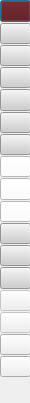
<?xml version="1.0" encoding="UTF-8"?>
<ui version="4.0">
 <class>Dialog</class>
 <widget class="QDialog" name="Dialog">
  <property name="windowModality">
   <enum>Qt::WindowModal</enum>
  </property>
  <property name="geometry">
   <rect>
    <x>0</x>
    <y>0</y>
    <width>30</width>
    <height>403</height>
   </rect>
  </property>
  <property name="windowTitle">
   <string>GUI ScrcPy - Toolkit</string>
  </property>
  <property name="windowIcon">
   <iconset>
    <normaloff>rsrc/android_circle.png</normaloff>rsrc/android_circle.png</iconset>
  </property>
  <property name="modal">
   <bool>true</bool>
  </property>
  <widget class="QWidget" name="layoutWidget">
   <property name="geometry">
    <rect>
     <x>0</x>
     <y>0</y>
     <width>31</width>
     <height>377</height>
    </rect>
   </property>
   <layout class="QVBoxLayout" name="verticalLayout">
    <property name="spacing">
     <number>1</number>
    </property>
    <property name="sizeConstraint">
     <enum>QLayout::SetDefaultConstraint</enum>
    </property>
    <item>
     <widget class="QPushButton" name="screenfreeze">
      <property name="enabled">
       <bool>true</bool>
      </property>
      <property name="mouseTracking">
       <bool>true</bool>
      </property>
      <property name="tabletTracking">
       <bool>true</bool>
      </property>
      <property name="autoFillBackground">
       <bool>false</bool>
      </property>
      <property name="styleSheet">
       <string notr="true">background-color: rgb(85, 0, 0);</string>
      </property>
      <property name="text">
       <string/>
      </property>
      <property name="icon">
       <iconset>
        <normaloff>rsrc/cancel-1.png</normaloff>rsrc/cancel-1.png</iconset>
      </property>
     </widget>
    </item>
    <item>
     <widget class="QPushButton" name="fullscreenUI">
      <property name="enabled">
       <bool>true</bool>
      </property>
      <property name="mouseTracking">
       <bool>true</bool>
      </property>
      <property name="tabletTracking">
       <bool>true</bool>
      </property>
      <property name="toolTip">
       <string>Fullscreen</string>
      </property>
      <property name="autoFillBackground">
       <bool>false</bool>
      </property>
      <property name="styleSheet">
       <string notr="true">background-color: rgb(206, 206, 206);
</string>
      </property>
      <property name="text">
       <string/>
      </property>
      <property name="icon">
       <iconset>
        <normaloff>rsrc/monitor.png</normaloff>rsrc/monitor.png</iconset>
      </property>
     </widget>
    </item>
    <item>
     <widget class="QPushButton" name="notif_pull">
      <property name="enabled">
       <bool>true</bool>
      </property>
      <property name="mouseTracking">
       <bool>true</bool>
      </property>
      <property name="tabletTracking">
       <bool>true</bool>
      </property>
      <property name="toolTip">
       <string>Expand notification panel</string>
      </property>
      <property name="autoFillBackground">
       <bool>false</bool>
      </property>
      <property name="styleSheet">
       <string notr="true">background-color: rgb(206, 206, 206);
</string>
      </property>
      <property name="text">
       <string/>
      </property>
      <property name="icon">
       <iconset>
        <normaloff>rsrc/bell.png</normaloff>rsrc/bell.png</iconset>
      </property>
     </widget>
    </item>
    <item>
     <widget class="QPushButton" name="notif_collapse">
      <property name="enabled">
       <bool>true</bool>
      </property>
      <property name="mouseTracking">
       <bool>true</bool>
      </property>
      <property name="tabletTracking">
       <bool>true</bool>
      </property>
      <property name="toolTip">
       <string>Expand notification panel</string>
      </property>
      <property name="autoFillBackground">
       <bool>false</bool>
      </property>
      <property name="styleSheet">
       <string notr="true">background-color: rgb(206, 206, 206);
</string>
      </property>
      <property name="text">
       <string/>
      </property>
      <property name="icon">
       <iconset>
        <normaloff>rsrc/bell.png</normaloff>rsrc/bell.png</iconset>
      </property>
     </widget>
    </item>
    <item>
     <widget class="QPushButton" name="clipD2PC">
      <property name="enabled">
       <bool>true</bool>
      </property>
      <property name="mouseTracking">
       <bool>true</bool>
      </property>
      <property name="tabletTracking">
       <bool>true</bool>
      </property>
      <property name="toolTip">
       <string>Copy device clipbioard to PC</string>
      </property>
      <property name="autoFillBackground">
       <bool>false</bool>
      </property>
      <property name="styleSheet">
       <string notr="true">background-color: rgb(206, 206, 206);
</string>
      </property>
      <property name="text">
       <string/>
      </property>
      <property name="icon">
       <iconset>
        <normaloff>rsrc/clip.png</normaloff>rsrc/clip.png</iconset>
      </property>
     </widget>
    </item>
    <item>
     <widget class="QPushButton" name="vup">
      <property name="enabled">
       <bool>true</bool>
      </property>
      <property name="mouseTracking">
       <bool>true</bool>
      </property>
      <property name="tabletTracking">
       <bool>true</bool>
      </property>
      <property name="toolTip">
       <string>Volume Up</string>
      </property>
      <property name="autoFillBackground">
       <bool>false</bool>
      </property>
      <property name="styleSheet">
       <string notr="true">background-color: rgb(206, 206, 206);
</string>
      </property>
      <property name="text">
       <string/>
      </property>
      <property name="icon">
       <iconset>
        <normaloff>rsrc/volume.png</normaloff>rsrc/volume.png</iconset>
      </property>
     </widget>
    </item>
    <item>
     <widget class="QPushButton" name="vdown">
      <property name="enabled">
       <bool>true</bool>
      </property>
      <property name="mouseTracking">
       <bool>true</bool>
      </property>
      <property name="tabletTracking">
       <bool>true</bool>
      </property>
      <property name="autoFillBackground">
       <bool>false</bool>
      </property>
      <property name="styleSheet">
       <string notr="true">background-color: rgb(206, 206, 206);
</string>
      </property>
      <property name="text">
       <string/>
      </property>
      <property name="icon">
       <iconset>
        <normaloff>rsrc/volume.png</normaloff>rsrc/volume.png</iconset>
      </property>
     </widget>
    </item>
    <item>
     <widget class="QPushButton" name="powerUI">
      <property name="enabled">
       <bool>true</bool>
      </property>
      <property name="mouseTracking">
       <bool>true</bool>
      </property>
      <property name="tabletTracking">
       <bool>true</bool>
      </property>
      <property name="toolTip">
       <string>Power on/off</string>
      </property>
      <property name="autoFillBackground">
       <bool>false</bool>
      </property>
      <property name="styleSheet">
       <string notr="true">background-color: rgb(255,255,255);
</string>
      </property>
      <property name="text">
       <string/>
      </property>
      <property name="icon">
       <iconset>
        <normaloff>rsrc/power.png</normaloff>rsrc/power.png</iconset>
      </property>
      <property name="checkable">
       <bool>false</bool>
      </property>
     </widget>
    </item>
    <item>
     <widget class="QPushButton" name="home">
      <property name="enabled">
       <bool>true</bool>
      </property>
      <property name="mouseTracking">
       <bool>true</bool>
      </property>
      <property name="tabletTracking">
       <bool>true</bool>
      </property>
      <property name="toolTip">
       <string>Home key</string>
      </property>
      <property name="autoFillBackground">
       <bool>false</bool>
      </property>
      <property name="styleSheet">
       <string notr="true">background-color: rgb(255, 255, 255);
</string>
      </property>
      <property name="text">
       <string/>
      </property>
      <property name="icon">
       <iconset>
        <normaloff>rsrc/home.png</normaloff>rsrc/home.png</iconset>
      </property>
     </widget>
    </item>
    <item>
     <widget class="QPushButton" name="back">
      <property name="enabled">
       <bool>true</bool>
      </property>
      <property name="mouseTracking">
       <bool>true</bool>
      </property>
      <property name="tabletTracking">
       <bool>true</bool>
      </property>
      <property name="toolTip">
       <string>Back key</string>
      </property>
      <property name="autoFillBackground">
       <bool>false</bool>
      </property>
      <property name="styleSheet">
       <string notr="true">background-color: rgb(255,255,255);
</string>
      </property>
      <property name="text">
       <string/>
      </property>
      <property name="icon">
       <iconset>
        <normaloff>rsrc/left-arrow-1.png</normaloff>rsrc/left-arrow-1.png</iconset>
      </property>
     </widget>
    </item>
    <item>
     <widget class="QPushButton" name="menuUI">
      <property name="enabled">
       <bool>true</bool>
      </property>
      <property name="mouseTracking">
       <bool>true</bool>
      </property>
      <property name="tabletTracking">
       <bool>true</bool>
      </property>
      <property name="toolTip">
       <string>Menu key</string>
      </property>
      <property name="autoFillBackground">
       <bool>false</bool>
      </property>
      <property name="styleSheet">
       <string notr="true">background-color: rgb(206, 206, 206);
</string>
      </property>
      <property name="text">
       <string/>
      </property>
      <property name="icon">
       <iconset>
        <normaloff>rsrc/menu.png</normaloff>rsrc/menu.png</iconset>
      </property>
     </widget>
    </item>
    <item>
     <widget class="QPushButton" name="appswi">
      <property name="enabled">
       <bool>true</bool>
      </property>
      <property name="mouseTracking">
       <bool>true</bool>
      </property>
      <property name="tabletTracking">
       <bool>true</bool>
      </property>
      <property name="toolTip">
       <string>press the APP_SWITCH button</string>
      </property>
      <property name="autoFillBackground">
       <bool>false</bool>
      </property>
      <property name="styleSheet">
       <string notr="true">background-color: rgb(206, 206, 206);
</string>
      </property>
      <property name="text">
       <string/>
      </property>
      <property name="icon">
       <iconset>
        <normaloff>rsrc/layout.png</normaloff>rsrc/layout.png</iconset>
      </property>
     </widget>
    </item>
    <item>
     <widget class="QPushButton" name="clipPC2D">
      <property name="enabled">
       <bool>true</bool>
      </property>
      <property name="mouseTracking">
       <bool>true</bool>
      </property>
      <property name="tabletTracking">
       <bool>true</bool>
      </property>
      <property name="toolTip">
       <string>Copy PC clipboard to Device</string>
      </property>
      <property name="autoFillBackground">
       <bool>false</bool>
      </property>
      <property name="styleSheet">
       <string notr="true">background-color: rgb(206, 206, 206);
</string>
      </property>
      <property name="text">
       <string/>
      </property>
      <property name="icon">
       <iconset>
        <normaloff>rsrc/credit-card.png</normaloff>rsrc/credit-card.png</iconset>
      </property>
     </widget>
    </item>
    <item>
     <widget class="QPushButton" name="pinchinUI">
      <property name="enabled">
       <bool>false</bool>
      </property>
      <property name="toolTip">
       <string>Pinch in the screen</string>
      </property>
      <property name="text">
       <string/>
      </property>
      <property name="icon">
       <iconset>
        <normaloff>rsrc/zoom.png</normaloff>rsrc/zoom.png</iconset>
      </property>
     </widget>
    </item>
    <item>
     <widget class="QPushButton" name="pinchoutUI">
      <property name="enabled">
       <bool>false</bool>
      </property>
      <property name="toolTip">
       <string>Pinch out in the screen</string>
      </property>
      <property name="text">
       <string/>
      </property>
      <property name="icon">
       <iconset>
        <normaloff>rsrc/zoom-out.png</normaloff>rsrc/zoom-out.png</iconset>
      </property>
     </widget>
    </item>
    <item>
     <widget class="QPushButton" name="potraitUI">
      <property name="enabled">
       <bool>true</bool>
      </property>
      <property name="text">
       <string/>
      </property>
      <property name="icon">
       <iconset>
        <normaloff>rsrc/potrait.png</normaloff>rsrc/potrait.png</iconset>
      </property>
     </widget>
    </item>
    <item>
     <widget class="QPushButton" name="landscapeUI">
      <property name="enabled">
       <bool>true</bool>
      </property>
      <property name="text">
       <string/>
      </property>
      <property name="icon">
       <iconset>
        <normaloff>rsrc/landscape.png</normaloff>rsrc/landscape.png</iconset>
      </property>
     </widget>
    </item>
   </layout>
  </widget>
 </widget>
 <resources/>
 <connections/>
</ui>
